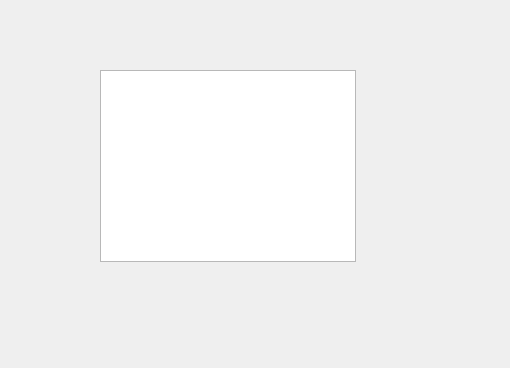
<?xml version="1.0" encoding="UTF-8"?>
<ui version="4.0">
 <class>messcopyUI</class>
 <widget class="QDialog" name="messcopyUI">
  <property name="geometry">
   <rect>
    <x>0</x>
    <y>0</y>
    <width>510</width>
    <height>368</height>
   </rect>
  </property>
  <property name="windowTitle">
   <string>С П Р А В К А</string>
  </property>
  <widget class="QLabel" name="lbl">
   <property name="geometry">
    <rect>
     <x>9</x>
     <y>9</y>
     <width>46</width>
     <height>16</height>
    </rect>
   </property>
   <property name="text">
    <string/>
   </property>
  </widget>
  <widget class="QGraphicsView" name="graphicsView">
   <property name="geometry">
    <rect>
     <x>100</x>
     <y>70</y>
     <width>256</width>
     <height>192</height>
    </rect>
   </property>
  </widget>
 </widget>
 <resources/>
 <connections/>
</ui>
